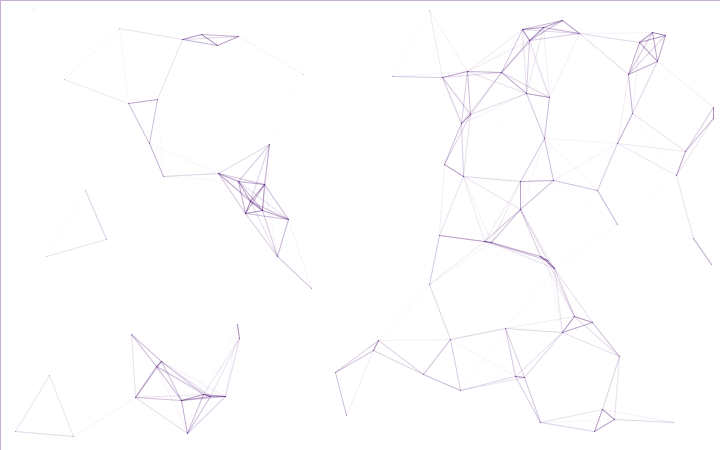
Frame 1 (no input)
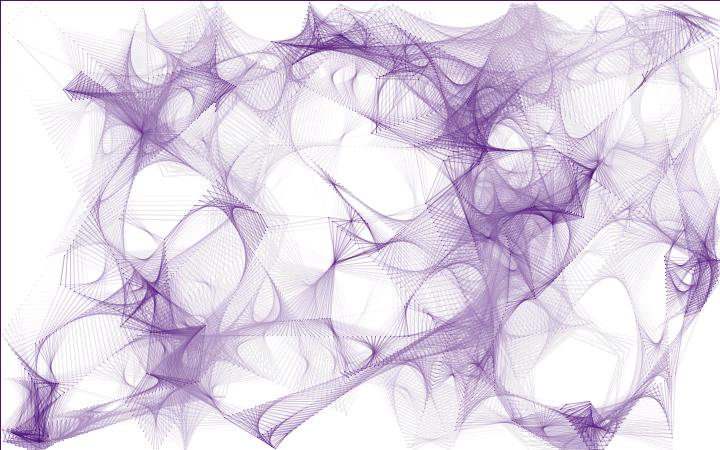
Frame 60 (the mouse pressed at the canvas centre just before this capture)
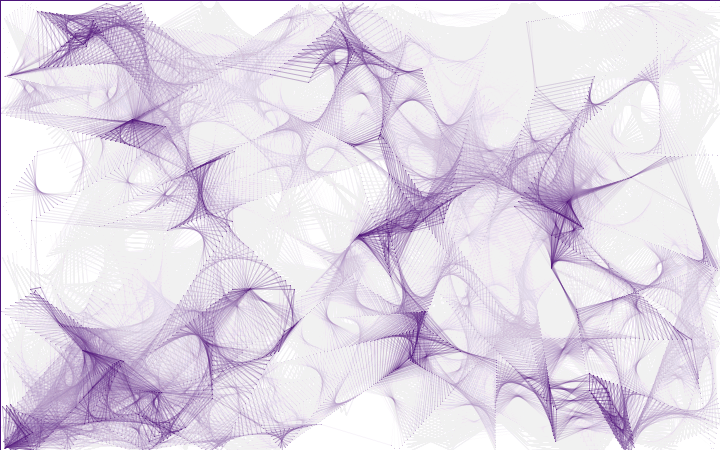
Frame 120 (the mouse held since frame 60 and released just before this capture)

The Processing sketch that drew these frames (run headless with seeded random() and noise(); from frame 60 on, the mouse is pressed at the canvas centre):

// Processing sketch: processing_152928
// ── processing_152928.pde

// DISTANCIAS - CASEY REAS - PROCESS COMPENDIUM modified by Vanessa Lorenzo

float[] x, y;
float[] vx, vy;

void setup() {
  size(720, 450);
  x = new float[100];
  y = new float[x.length];
  vx = new float[x.length];
  vy = new float[x.length];

  for (int n = 0; n < x.length; n++) {
    x[n] = random(width);
    y[n] = random(height);
    vx[n] = random(-5, 5);
    vy[n] = random(-5, 5);
  }
  background(255,255,255);
}

void draw() { 
  //background(255, 255, 255);
  noFill();
  for (int n = 0; n < x.length; n++) {
    //ellipse(x[n], y[n], 100, 100);
    x[n] = x[n] + vx[n];
    y[n] = y[n] + vy[n];
    if (x[n] > width || x[n] < 5) {
      vx[n] = -1 * vx[n];
    }
    if (y[n] > height || y[n] < 5) {
      vy[n] = -1 * vy[n];
    }
  }
  
  for (int n = 0; n < x.length; n++) {
    for (int m = 0; m < x.length; m++) {
      float d = dist(x[n], y[n], x[m], y[m]);
      if (d < 50 + 50) {
        stroke(65, 2, 110, 80-d);
        line(x[n], y[n], x[m], y[m]);
      }
    } 
  }
  
  fill(255, 5*(1+sin(frameCount*0.01)));
  rect(0, 0, width, height);
}
